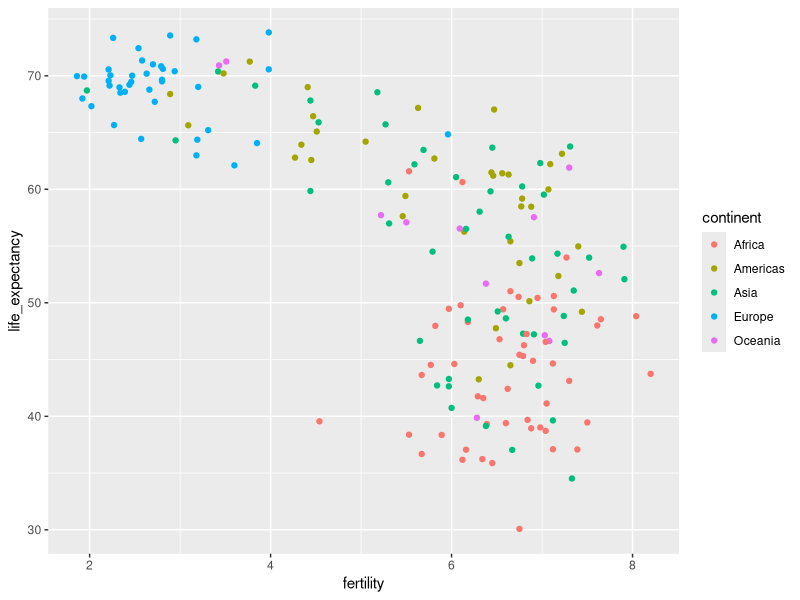
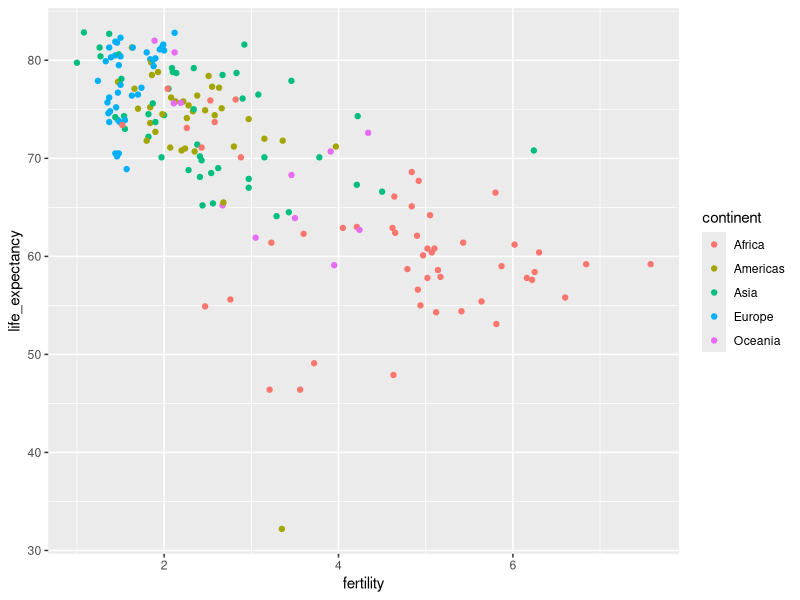
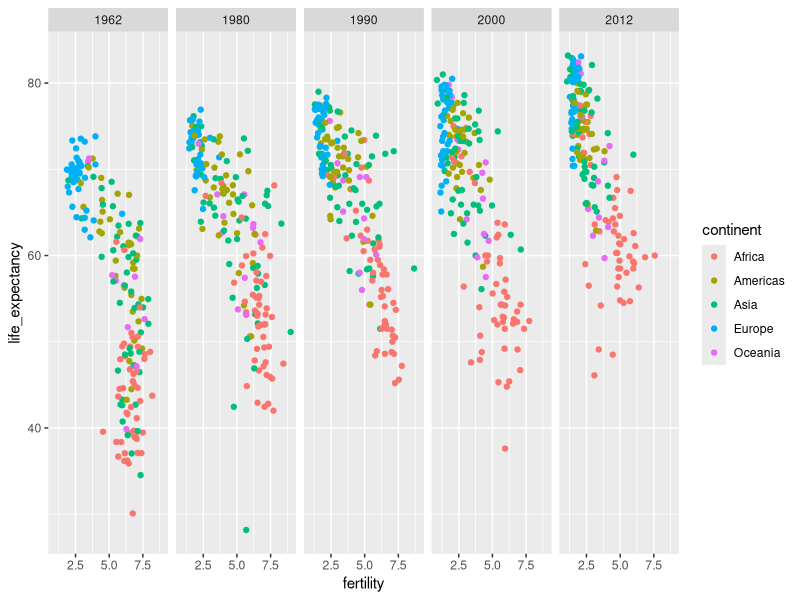

Reproduce these figures in R, in order. (Note: this script raises an error after producing the figures.)
#Data visualization
#Case study: new insights on poverty

library(tidyverse)
library(dslabs)
data(gapminder)

gapminder %>% as_tibble()

#use dplyr

gapminder %>% 
  filter(year == 2015 & country %in% c("Sri Lanka", "Turkey")) %>%
  select(country, infant_mortality)

gapminder %>% 
  filter(year == 1962) %>%
  ggplot(aes(fertility, life_expectancy, col = continent)) +
  geom_point() 
  
gapminder %>% 
  filter(year == 2010) %>%
  ggplot(aes(fertility, life_expectancy, col = continent)) +
  geom_point() 

#Faceting
#facet_grid

gapminder %>%
  filter( year %in% c(1962,1980,1990,2000,2012)) %>%
  ggplot(aes(fertility, life_expectancy, col = continent)) +
  geom_point() +
  facet_grid( .~year)# rows, columns

#facet_wrap

gapminder %>%
  filter( year %in% c(1962,1980,1990,2000,2012)) %>%
  ggplot(aes(fertility, life_expectancy, col = continent)) +
  geom_point() +
  facet_wrap( .~year)+
  theme_excel_new()

#Time Series plots

gapminder %>% filter(country == "United States") %>%
  ggplot(aes(year, fertility)) +
  geom_line()

#two or more lines

gapminder %>% filter(country %in% c("United States","Peru")) %>%
  ggplot(aes(year, fertility, group = country)) +
  geom_line()

#is.na values
countries <- c("South Korea", "Germany")

gapminder %>% filter(country %in% countries & !is.na(fertility))%>%
  ggplot(aes(year,fertility, col = country)) +
  geom_line()

#Labels instead of legends

labels <- data.frame(country = countries, x = c(1975,1965), y = c(60,72))

gapminder %>%
  filter(country %in% countries) %>%
  ggplot(aes(year, life_expectancy, col = country))+
  geom_line()+
  geom_text(data = labels, aes(x,y, label = country), size = 5) +
  theme(legend.position = "none")


#Log transformation

gapminder <- gapminder %>% mutate(dollars_per_day = gdp/population/365)
past_year <- 1970


gapminder %>%
  filter(year == past_year & !is.na(gdp)) %>%
  ggplot(aes(dollars_per_day)) +
  geom_histogram(binwidth = 1, color = "black")

# below, the transformation
gapminder %>%
  filter(year == past_year & !is.na(gdp)) %>%
  ggplot(aes(log2((dollars_per_day)))) +
  geom_histogram(binwidth = 1, color = "black")

#Visualizing multimodal distributions

#Comparing multiple distributions with boxplots and ridge plots

gapminder%>%
  filter(year == past_year & !is.na(gdp)) %>%
  mutate( region = reorder(region, dollars_per_day, FUN = median)) %>%
  ggplot(aes(dollars_per_day, region)) +
  geom_point() +
  scale_x_continuous(trans = "log2")


#Boxplots
West <- c("Western Europe", "Northern Europe", "Southern Europe", "Northern America")
EastAsia <- c("Eastern Asia", "South-Eastern Asia")
LatinAme <- c("Caribbean","Central America","South America")

gapminder <- gapminder %>% 
  mutate(group = case_when(
    region %in% West ~ "West",
    region %in% EastAsia ~ "East Asia",
    region %in% LatinAme ~ "Latin America",
    continent == "Africa" & region != "Northern Africa" ~ "Sub-Saharan",
    TRUE ~ "Others"
  ))


gapminder <- gapminder %>% 
  mutate(group = factor(group, levels = c("Others", "Latin America",
                                          "East Asia", "Sub- Saharan", "West")))

library(ggthemes)

gapminder%>%
  filter(year == past_year & !is.na(gdp)) %>%
  mutate( region = reorder(region, dollars_per_day, FUN = median)) %>%
  ggplot(aes(group,dollars_per_day)) +
  geom_boxplot() +
  scale_y_continuous(trans = "log2") +
  xlab("")+
  theme(axis.text.x = element_text(angle = 90, hjust = 1)) +
  geom_point(alpha = 0.5)

#Ridge plots
install.packages("ggridges")
library(ggridges)

gapminder %>%
  filter(year == past_year & !is.na(dollars_per_day)) %>%
  ggplot(aes(dollars_per_day, group)) +
  scale_x_continuous(trans = "log2") +
  geom_density_ridges() + #This functions overlays the graphs
  geom_density_ridges(jittered_points = TRUE,) # GIVE US THE POINTS

gapminder %>%
  filter(year == past_year & !is.na(dollars_per_day)) %>%
  ggplot(aes(dollars_per_day, group)) +
  scale_x_continuous(trans = "log2") +
  geom_density_ridges() + #This functions overlays the graphs
  geom_density_ridges(jittered_points = TRUE,
                      position = position_points_jitter(height = 0),
                      point_shape = '|', point_size = 3,
                      point_alpha = 1, alpha = 0.7) # GIVE US THE POINTS

#Comparing

past_year <- 1970
present_year <- 2010
years <- c(past_year,present_year)
gapminder %>% 
  filter(year %in% years & !is.na(gdp))%>%
  mutate(west = ifelse(group == "West", "West", "Developing")) %>%
  ggplot(aes(dollars_per_day))+
  geom_histogram(binwidth = 1, color = "black")+
  scale_x_continuous(trans = "log2") +
  facet_grid(year ~ west)
#Intersecting information

country_list_1 <- gapminder %>%
  filter(year == past_year & !is.na(dollars_per_day)) %>%
  pull(country)

country_list_2 <- gapminder %>%
  filter(year == present_year & !is.na(dollars_per_day)) %>%
  pull(country)

country_list <- intersect(country_list_1,country_list_2)


gapminder %>% 
  filter( country %in% country_list & year %in% years & !is.na(gdp))%>%
  mutate(west = ifelse(group == "West", "West", "Developing")) %>%
  ggplot(aes(dollars_per_day))+
  geom_histogram(binwidth = 1, color = "black")+
  scale_x_continuous(trans = "log2") +
  facet_grid(year ~ west)


gapminder %>%
  filter(year %in% years & country %in% country_list) %>%
  ggplot(aes(group,dollars_per_day)) +
  geom_boxplot() +
  theme(axis.text.x = element_text(angle = 90, hjust = 1)) +
  scale_y_continuous(trans = "log2") +
  xlab("") +
  facet_grid(. ~ year)

gapminder %>%
  filter(year %in% years & country %in% country_list) %>%
  mutate(year = factor(year)) %>% #If we want to see both years in one plot, we should create a factor
  ggplot(aes(group, dollars_per_day, fill = year)) + # we use fill to separate both years.
  geom_boxplot() +
  theme(axis.text.x = element_text(angle = 90, hjust = 1)) +
  scale_y_continuous(trans = "log2") +
  xlab("")

gapminder %>%
  filter(year %in% years & country %in% country_list) %>%
  ggplot(aes(dollars_per_day)) + # we use fill to separate both years.
  geom_density(fill = "grey") +
  scale_x_continuous(trans = "log2") +
  facet_grid(. ~ year)


#Overlaying
gapminder %>%
  filter(year %in% years & country %in% country_list) %>%
  mutate(group = ifelse(group == "West", "West", "Developing")) %>%
  ggplot(aes(dollars_per_day, fill = group)) +
  scale_x_continuous(trans = "log2") +
  geom_density(alpha = 0.2) +
  facet_grid(year ~ .)


#### Accesing computed variables ######
#aes(x = dollars_per_day, y  = ..count..)
gapminder %>%
  filter(year %in% years & country %in% country_list) %>%
  mutate(group = ifelse(group == "West", "West", "Developing")) %>%
  ggplot(aes(dollars_per_day,y = ..count.., fill = group)) +
  scale_x_continuous(trans = "log2", limit = c(0.125,300)) +
  geom_density(alpha = 0.2, bw = 0.75) + # alpha : level of smoothness # bw: level of density
  facet_grid(year ~ .)

#Comparing multiple distributions with boxplots and ridge plots.

gapminder %>%
  filter(year %in% years & country %in% country_list) %>%
  group_by(year) %>%
  mutate(weight = population/sum(population)*2) %>%
  ungroup() %>%
  ggplot(aes(dollars_per_day, fill = group)) +
  scale_x_continuous(trans = "log2", limit = c(0.125,300)) +
  geom_density(alpha = 0.2, bw = 0.75, position = "stack") +
  facet_grid(year ~ .)


# Order categories by a meaningful value
library(dslabs)
library(tidyverse)
library(ggplot2)
library(dplyr)

#fucntion: reorder
murders %>%
  mutate(murder_rate = total/population * 100000) %>%
  mutate(state = reorder(state, murder_rate)) %>%
  ggplot(aes(state,murder_rate)) +
  geom_bar(stat = "identity") +
  coord_flip() +
  theme(axis.text.y = element_text(size = 6))+
  xlab("")

#jitter
heights %>%
  ggplot(aes(sex,height))+
  geom_jitter(width = 0.1, alpha = 0.2) # shows all points within a graph

#Align plots vertically to see horizontal changes and horizontally to see vertical changes

heights %>%
  ggplot(aes(height, ..density..))+
  geom_histogram(binwidth = 1, color = "black") +
  facet_grid(sex~.)

heights %>%
  ggplot(aes(sex,height))+
  geom_boxplot(coef = 3, colour = "#000099")+
  geom_jitter(width = 0.1, alpha = 0.2) +
  ylab("Height in inches")

# To add colours to the graph, click on http://www.cookbook-r.com/Graphs/Colors_(ggplot2)/#simple-color-assignment
#Consider transformations

#Plots for two variables

#Slope Charts
# To compare variables of the same type but in different time points.
#Relatively small comparisons.











   
   
   
